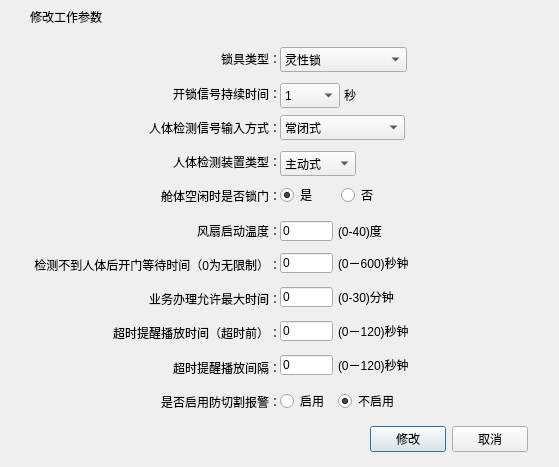
<?xml version="1.0" encoding="UTF-8"?>
<ui version="4.0">
 <class>frmEditParamater</class>
 <widget class="QDialog" name="frmEditParamater">
  <property name="geometry">
   <rect>
    <x>0</x>
    <y>0</y>
    <width>559</width>
    <height>467</height>
   </rect>
  </property>
  <property name="windowTitle">
   <string>修改参数</string>
  </property>
  <layout class="QGridLayout" name="gridLayout">
   <property name="leftMargin">
    <number>0</number>
   </property>
   <property name="topMargin">
    <number>0</number>
   </property>
   <property name="rightMargin">
    <number>0</number>
   </property>
   <property name="bottomMargin">
    <number>0</number>
   </property>
   <property name="spacing">
    <number>0</number>
   </property>
   <item row="0" column="0">
    <widget class="QWidget" name="widget_title" native="true">
     <property name="sizePolicy">
      <sizepolicy hsizetype="Preferred" vsizetype="Fixed">
       <horstretch>0</horstretch>
       <verstretch>0</verstretch>
      </sizepolicy>
     </property>
     <property name="minimumSize">
      <size>
       <width>100</width>
       <height>33</height>
      </size>
     </property>
     <layout class="QHBoxLayout" name="horizontalLayout_2">
      <property name="spacing">
       <number>0</number>
      </property>
      <property name="leftMargin">
       <number>0</number>
      </property>
      <property name="topMargin">
       <number>0</number>
      </property>
      <property name="rightMargin">
       <number>0</number>
      </property>
      <property name="bottomMargin">
       <number>0</number>
      </property>
      <item>
       <widget class="QLabel" name="lab_Ico">
        <property name="sizePolicy">
         <sizepolicy hsizetype="Minimum" vsizetype="Preferred">
          <horstretch>0</horstretch>
          <verstretch>0</verstretch>
         </sizepolicy>
        </property>
        <property name="minimumSize">
         <size>
          <width>30</width>
          <height>0</height>
         </size>
        </property>
        <property name="text">
         <string/>
        </property>
        <property name="alignment">
         <set>Qt::AlignCenter</set>
        </property>
       </widget>
      </item>
      <item>
       <widget class="QLabel" name="lab_Title">
        <property name="sizePolicy">
         <sizepolicy hsizetype="Expanding" vsizetype="Preferred">
          <horstretch>0</horstretch>
          <verstretch>0</verstretch>
         </sizepolicy>
        </property>
        <property name="styleSheet">
         <string notr="true">font: 10pt &quot;微软雅黑&quot;;</string>
        </property>
        <property name="text">
         <string>修改工作参数</string>
        </property>
        <property name="alignment">
         <set>Qt::AlignLeading|Qt::AlignLeft|Qt::AlignVCenter</set>
        </property>
       </widget>
      </item>
      <item>
       <widget class="QWidget" name="widget_menu" native="true">
        <property name="sizePolicy">
         <sizepolicy hsizetype="Minimum" vsizetype="Preferred">
          <horstretch>0</horstretch>
          <verstretch>0</verstretch>
         </sizepolicy>
        </property>
        <layout class="QHBoxLayout" name="horizontalLayout">
         <property name="spacing">
          <number>0</number>
         </property>
         <property name="leftMargin">
          <number>0</number>
         </property>
         <property name="topMargin">
          <number>0</number>
         </property>
         <property name="rightMargin">
          <number>0</number>
         </property>
         <property name="bottomMargin">
          <number>0</number>
         </property>
         <item>
          <widget class="QPushButton" name="btnMenu">
           <property name="enabled">
            <bool>false</bool>
           </property>
           <property name="sizePolicy">
            <sizepolicy hsizetype="Minimum" vsizetype="Expanding">
             <horstretch>0</horstretch>
             <verstretch>0</verstretch>
            </sizepolicy>
           </property>
           <property name="minimumSize">
            <size>
             <width>31</width>
             <height>0</height>
            </size>
           </property>
           <property name="cursor">
            <cursorShape>ArrowCursor</cursorShape>
           </property>
           <property name="focusPolicy">
            <enum>Qt::NoFocus</enum>
           </property>
           <property name="toolTip">
            <string/>
           </property>
           <property name="text">
            <string/>
           </property>
           <property name="flat">
            <bool>true</bool>
           </property>
          </widget>
         </item>
         <item>
          <widget class="QPushButton" name="btnMenu_Max">
           <property name="enabled">
            <bool>false</bool>
           </property>
           <property name="sizePolicy">
            <sizepolicy hsizetype="Minimum" vsizetype="Expanding">
             <horstretch>0</horstretch>
             <verstretch>0</verstretch>
            </sizepolicy>
           </property>
           <property name="minimumSize">
            <size>
             <width>31</width>
             <height>0</height>
            </size>
           </property>
           <property name="cursor">
            <cursorShape>ArrowCursor</cursorShape>
           </property>
           <property name="focusPolicy">
            <enum>Qt::NoFocus</enum>
           </property>
           <property name="toolTip">
            <string/>
           </property>
           <property name="text">
            <string/>
           </property>
           <property name="flat">
            <bool>true</bool>
           </property>
          </widget>
         </item>
         <item>
          <widget class="QPushButton" name="btnMenu_Min">
           <property name="sizePolicy">
            <sizepolicy hsizetype="Minimum" vsizetype="Expanding">
             <horstretch>0</horstretch>
             <verstretch>0</verstretch>
            </sizepolicy>
           </property>
           <property name="minimumSize">
            <size>
             <width>31</width>
             <height>0</height>
            </size>
           </property>
           <property name="cursor">
            <cursorShape>ArrowCursor</cursorShape>
           </property>
           <property name="focusPolicy">
            <enum>Qt::NoFocus</enum>
           </property>
           <property name="toolTip">
            <string>最小化</string>
           </property>
           <property name="text">
            <string/>
           </property>
           <property name="flat">
            <bool>true</bool>
           </property>
          </widget>
         </item>
         <item>
          <widget class="QPushButton" name="btnMenu_Close">
           <property name="sizePolicy">
            <sizepolicy hsizetype="Minimum" vsizetype="Expanding">
             <horstretch>0</horstretch>
             <verstretch>0</verstretch>
            </sizepolicy>
           </property>
           <property name="minimumSize">
            <size>
             <width>40</width>
             <height>0</height>
            </size>
           </property>
           <property name="cursor">
            <cursorShape>ArrowCursor</cursorShape>
           </property>
           <property name="focusPolicy">
            <enum>Qt::NoFocus</enum>
           </property>
           <property name="toolTip">
            <string>关闭</string>
           </property>
           <property name="text">
            <string/>
           </property>
           <property name="flat">
            <bool>true</bool>
           </property>
          </widget>
         </item>
        </layout>
       </widget>
      </item>
     </layout>
    </widget>
   </item>
   <item row="1" column="0">
    <widget class="QWidget" name="widget_main" native="true">
     <property name="styleSheet">
      <string notr="true">font: 10pt &quot;微软雅黑&quot;;</string>
     </property>
     <widget class="QComboBox" name="cbLockModel">
      <property name="geometry">
       <rect>
        <x>280</x>
        <y>14</y>
        <width>127</width>
        <height>25</height>
       </rect>
      </property>
      <item>
       <property name="text">
        <string>灵性锁</string>
       </property>
      </item>
      <item>
       <property name="text">
        <string>电磁锁</string>
       </property>
      </item>
      <item>
       <property name="text">
        <string>电插锁</string>
       </property>
      </item>
      <item>
       <property name="text">
        <string>电控锁</string>
       </property>
      </item>
     </widget>
     <widget class="QComboBox" name="cbOpenLockTime">
      <property name="geometry">
       <rect>
        <x>280</x>
        <y>50</y>
        <width>60</width>
        <height>25</height>
       </rect>
      </property>
      <property name="minimumSize">
       <size>
        <width>60</width>
        <height>0</height>
       </size>
      </property>
      <item>
       <property name="text">
        <string>1</string>
       </property>
      </item>
      <item>
       <property name="text">
        <string>2</string>
       </property>
      </item>
      <item>
       <property name="text">
        <string>3</string>
       </property>
      </item>
      <item>
       <property name="text">
        <string>4</string>
       </property>
      </item>
      <item>
       <property name="text">
        <string>5</string>
       </property>
      </item>
      <item>
       <property name="text">
        <string>6</string>
       </property>
      </item>
      <item>
       <property name="text">
        <string>7</string>
       </property>
      </item>
      <item>
       <property name="text">
        <string>8</string>
       </property>
      </item>
      <item>
       <property name="text">
        <string>9</string>
       </property>
      </item>
      <item>
       <property name="text">
        <string>10</string>
       </property>
      </item>
     </widget>
     <widget class="QComboBox" name="cbManDetectInputModel">
      <property name="geometry">
       <rect>
        <x>280</x>
        <y>82</y>
        <width>125</width>
        <height>25</height>
       </rect>
      </property>
      <item>
       <property name="text">
        <string>常闭式</string>
       </property>
      </item>
      <item>
       <property name="text">
        <string>常开式</string>
       </property>
      </item>
     </widget>
     <widget class="QComboBox" name="cbManDetectDeviceModel">
      <property name="geometry">
       <rect>
        <x>280</x>
        <y>118</y>
        <width>76</width>
        <height>25</height>
       </rect>
      </property>
      <item>
       <property name="text">
        <string>主动式</string>
       </property>
      </item>
      <item>
       <property name="text">
        <string>被动式</string>
       </property>
      </item>
     </widget>
     <widget class="QWidget" name="layoutWidget">
      <property name="geometry">
       <rect>
        <x>280</x>
        <y>356</y>
        <width>119</width>
        <height>25</height>
       </rect>
      </property>
      <layout class="QHBoxLayout" name="horizontalLayout_4">
       <item>
        <widget class="QRadioButton" name="rbEnable">
         <property name="text">
          <string>启用</string>
         </property>
        </widget>
       </item>
       <item>
        <widget class="QRadioButton" name="rbDisable">
         <property name="text">
          <string>不启用</string>
         </property>
         <property name="checked">
          <bool>true</bool>
         </property>
        </widget>
       </item>
      </layout>
     </widget>
     <widget class="QLabel" name="label_12">
      <property name="geometry">
       <rect>
        <x>344</x>
        <y>54</y>
        <width>23</width>
        <height>16</height>
       </rect>
      </property>
      <property name="text">
       <string>秒</string>
      </property>
     </widget>
     <widget class="QLineEdit" name="lefanStartTemperature">
      <property name="geometry">
       <rect>
        <x>280</x>
        <y>188</y>
        <width>53</width>
        <height>20</height>
       </rect>
      </property>
      <property name="text">
       <string>0</string>
      </property>
     </widget>
     <widget class="QLabel" name="label_13">
      <property name="geometry">
       <rect>
        <x>338</x>
        <y>190</y>
        <width>59</width>
        <height>16</height>
       </rect>
      </property>
      <property name="text">
       <string>(0-40)度</string>
      </property>
     </widget>
     <widget class="QLabel" name="label_14">
      <property name="geometry">
       <rect>
        <x>338</x>
        <y>222</y>
        <width>123</width>
        <height>16</height>
       </rect>
      </property>
      <property name="text">
       <string>(0－600)秒钟</string>
      </property>
     </widget>
     <widget class="QLineEdit" name="leWaitTime">
      <property name="geometry">
       <rect>
        <x>280</x>
        <y>220</y>
        <width>53</width>
        <height>20</height>
       </rect>
      </property>
      <property name="text">
       <string>0</string>
      </property>
     </widget>
     <widget class="QLabel" name="label_15">
      <property name="geometry">
       <rect>
        <x>338</x>
        <y>256</y>
        <width>75</width>
        <height>16</height>
       </rect>
      </property>
      <property name="text">
       <string>(0-30)分钟</string>
      </property>
     </widget>
     <widget class="QLineEdit" name="leOperatTime">
      <property name="geometry">
       <rect>
        <x>280</x>
        <y>254</y>
        <width>53</width>
        <height>20</height>
       </rect>
      </property>
      <property name="text">
       <string>0</string>
      </property>
     </widget>
     <widget class="QLineEdit" name="leRemaindTime">
      <property name="geometry">
       <rect>
        <x>280</x>
        <y>288</y>
        <width>53</width>
        <height>20</height>
       </rect>
      </property>
      <property name="text">
       <string>0</string>
      </property>
     </widget>
     <widget class="QLabel" name="label_16">
      <property name="geometry">
       <rect>
        <x>338</x>
        <y>290</y>
        <width>89</width>
        <height>16</height>
       </rect>
      </property>
      <property name="text">
       <string>(0－120)秒钟</string>
      </property>
     </widget>
     <widget class="QLabel" name="label_17">
      <property name="geometry">
       <rect>
        <x>338</x>
        <y>324</y>
        <width>89</width>
        <height>16</height>
       </rect>
      </property>
      <property name="text">
       <string>(0－120)秒钟</string>
      </property>
     </widget>
     <widget class="QLineEdit" name="leRemaindInterval">
      <property name="geometry">
       <rect>
        <x>280</x>
        <y>322</y>
        <width>53</width>
        <height>20</height>
       </rect>
      </property>
      <property name="text">
       <string>0</string>
      </property>
     </widget>
     <widget class="QWidget" name="layoutWidget">
      <property name="geometry">
       <rect>
        <x>280</x>
        <y>150</y>
        <width>115</width>
        <height>25</height>
       </rect>
      </property>
      <layout class="QHBoxLayout" name="horizontalLayout_3">
       <item>
        <widget class="QRadioButton" name="rBYes">
         <property name="text">
          <string>是</string>
         </property>
         <property name="checked">
          <bool>true</bool>
         </property>
        </widget>
       </item>
       <item>
        <widget class="QRadioButton" name="rBNo">
         <property name="text">
          <string>否</string>
         </property>
        </widget>
       </item>
      </layout>
     </widget>
     <widget class="QWidget" name="layoutWidget">
      <property name="geometry">
       <rect>
        <x>0</x>
        <y>12</y>
        <width>281</width>
        <height>371</height>
       </rect>
      </property>
      <layout class="QVBoxLayout" name="verticalLayout">
       <item>
        <widget class="QLabel" name="label">
         <property name="text">
          <string>锁具类型：</string>
         </property>
         <property name="alignment">
          <set>Qt::AlignRight|Qt::AlignTrailing|Qt::AlignVCenter</set>
         </property>
        </widget>
       </item>
       <item>
        <widget class="QLabel" name="label_2">
         <property name="text">
          <string>开锁信号持续时间：</string>
         </property>
         <property name="alignment">
          <set>Qt::AlignRight|Qt::AlignTrailing|Qt::AlignVCenter</set>
         </property>
        </widget>
       </item>
       <item>
        <widget class="QLabel" name="label_3">
         <property name="text">
          <string>人体检测信号输入方式：</string>
         </property>
         <property name="alignment">
          <set>Qt::AlignRight|Qt::AlignTrailing|Qt::AlignVCenter</set>
         </property>
        </widget>
       </item>
       <item>
        <widget class="QLabel" name="label_4">
         <property name="text">
          <string>人体检测装置类型：</string>
         </property>
         <property name="alignment">
          <set>Qt::AlignRight|Qt::AlignTrailing|Qt::AlignVCenter</set>
         </property>
        </widget>
       </item>
       <item>
        <widget class="QLabel" name="label_5">
         <property name="text">
          <string>舱体空闲时是否锁门：</string>
         </property>
         <property name="alignment">
          <set>Qt::AlignRight|Qt::AlignTrailing|Qt::AlignVCenter</set>
         </property>
        </widget>
       </item>
       <item>
        <widget class="QLabel" name="label_6">
         <property name="text">
          <string>风扇启动温度：</string>
         </property>
         <property name="alignment">
          <set>Qt::AlignRight|Qt::AlignTrailing|Qt::AlignVCenter</set>
         </property>
        </widget>
       </item>
       <item>
        <widget class="QLabel" name="label_7">
         <property name="midLineWidth">
          <number>0</number>
         </property>
         <property name="text">
          <string>检测不到人体后开门等待时间（0为无限制）：</string>
         </property>
         <property name="textFormat">
          <enum>Qt::AutoText</enum>
         </property>
         <property name="alignment">
          <set>Qt::AlignRight|Qt::AlignTrailing|Qt::AlignVCenter</set>
         </property>
         <property name="wordWrap">
          <bool>false</bool>
         </property>
        </widget>
       </item>
       <item>
        <widget class="QLabel" name="label_8">
         <property name="text">
          <string>业务办理允许最大时间：</string>
         </property>
         <property name="alignment">
          <set>Qt::AlignRight|Qt::AlignTrailing|Qt::AlignVCenter</set>
         </property>
        </widget>
       </item>
       <item>
        <widget class="QLabel" name="label_9">
         <property name="text">
          <string>超时提醒播放时间（超时前）：</string>
         </property>
         <property name="scaledContents">
          <bool>false</bool>
         </property>
         <property name="alignment">
          <set>Qt::AlignRight|Qt::AlignTrailing|Qt::AlignVCenter</set>
         </property>
        </widget>
       </item>
       <item>
        <widget class="QLabel" name="label_10">
         <property name="text">
          <string>超时提醒播放间隔：</string>
         </property>
         <property name="alignment">
          <set>Qt::AlignRight|Qt::AlignTrailing|Qt::AlignVCenter</set>
         </property>
        </widget>
       </item>
       <item>
        <widget class="QLabel" name="label_11">
         <property name="text">
          <string>是否启用防切割报警：</string>
         </property>
         <property name="alignment">
          <set>Qt::AlignRight|Qt::AlignTrailing|Qt::AlignVCenter</set>
         </property>
        </widget>
       </item>
      </layout>
     </widget>
     <widget class="QWidget" name="layoutWidget">
      <property name="geometry">
       <rect>
        <x>370</x>
        <y>392</y>
        <width>158</width>
        <height>29</height>
       </rect>
      </property>
      <layout class="QHBoxLayout" name="horizontalLayout_5">
       <item>
        <widget class="QPushButton" name="btnEdit">
         <property name="text">
          <string>修改</string>
         </property>
         <property name="icon">
          <iconset resource="rc.qrc">
           <normaloff>:/image/add.png</normaloff>:/image/add.png</iconset>
         </property>
        </widget>
       </item>
       <item>
        <widget class="QPushButton" name="btnCancel">
         <property name="text">
          <string>取消</string>
         </property>
         <property name="icon">
          <iconset resource="rc.qrc">
           <normaloff>:/image/btn_close.png</normaloff>:/image/btn_close.png</iconset>
         </property>
        </widget>
       </item>
      </layout>
     </widget>
    </widget>
   </item>
  </layout>
 </widget>
 <resources>
  <include location="rc.qrc"/>
 </resources>
 <connections/>
</ui>
